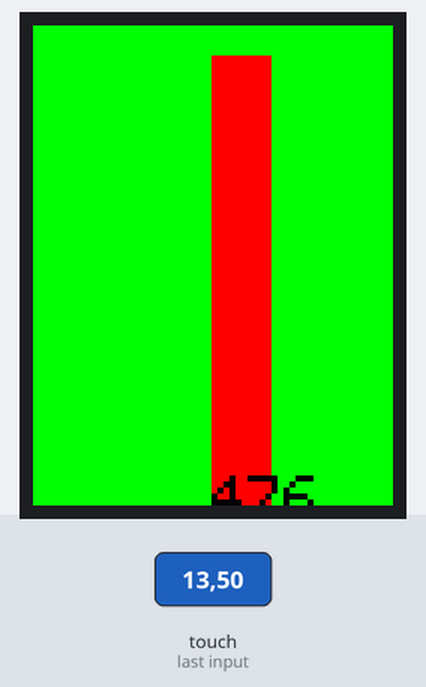
Bench run of a sketch on a simulated Arduino Uno, built with avr-gcc and run on an emulated ATmega328P. On the bench: 240×320 colour display. The test bench sets the inputs (shaded band). What the sketch prints to the serial monitor is not drawn.

1.1 s: touch panel pressed at 13 % / 50 % of its raw x / y range
Above: at 1.8 s.
Timing chart, 0 to 4.1 s (numbered marks = the images above; inputs shaded):
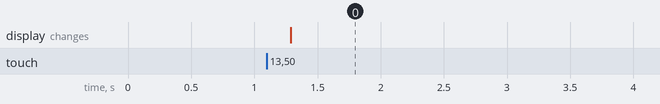

The sketch:

E6_sliderNotCalibrated.ino
```cpp
#include <SPFD5408_Adafruit_GFX.h>    // Core graphics library
#include <SPFD5408_Adafruit_TFTLCD.h> // Hardware-specific library
#include <SPFD5408_TouchScreen.h>

// These are the pins for the shield!
//Estos son los pines que definen el modo de conexion de las resistencias de la pantalla tactil
#define YP A1  // must be an analog pin, use "An" notation!
#define XM A2  // must be an analog pin, use "An" notation!
#define YM 7   // can be a digital pin
#define XP 6   // can be a digital pin

//Hay que calibrar primero este parametro para hacer que funcione este ejemplo.
#define MINPRESSURE 400
#define MAXPRESSURE 1000
#define MINX_VALUE 20
#define MINY_VALUE 20

/*#define TS_MINX 28
#define TS_MINY 66
#define TS_MAXX 451
#define TS_MAXY 240*/

short TS_MINX=28;
short TS_MINY=81;
short TS_MAXX=451;
short TS_MAXY=228;

// For better pressure precision, we need to know the resistance
// between X+ and X- Use any multimeter to read it
// For the one we're using, its 300 ohms across the X plate
TouchScreen ts = TouchScreen(XP, YP, XM, YM, 300);

// LCD Pin

#define LCD_CS A3
#define LCD_CD A2
#define LCD_WR A1
#define LCD_RD A0
#define LCD_RESET A4 // Optional : otherwise connect to Arduino's reset pin

// Assign human-readable names to some common 16-bit color values:
#define BLACK   0x0000
#define BLUE    0x001F
#define RED     0xF800
#define GREEN   0x07E0
#define CYAN    0x07FF
#define MAGENTA 0xF81F
#define YELLOW  0xFFE0
#define WHITE   0xFFFF

Adafruit_TFTLCD tft(LCD_CS, LCD_CD, LCD_WR, LCD_RD, LCD_RESET);

int width, height;

void setup(void) {
  Serial.begin(9600);

  tft.reset();
  tft.begin(0x9341);
  tft.setRotation(0);
  tft.setTextSize(4);
  tft.setTextColor(BLACK);

  width = tft.width() - 1;
  height = tft.height() - 1;

  Serial.println(F("TFT LCD test"));

  tft.fillScreen(GREEN);

  //Apretar una vez para comenzar la calibracion
  waitOneTouch();

  //calibrate_TS();

  waitOneTouch();
}

void loop(void) {
  //TSPoint es el detector de presion sobre cada uno de los pixeles y que se activa en el momento que la pantalla detecta una diferencia de presion
  // Se observa que esta descalibrado
  // En X va fatal ya que no es direccional en las 4 esquinas

  TSPoint p = waitOneTouch();
  /*int16_t dp_x = map(p.x, TS_MINX, TS_MAXX, 0, tft.width());
  if(dp_x < 100){
    Serial.println("Pressed 100");
  }*/

  //En la direccion Y si que funciona bien ya que es homogenea en pares de esquinas
  //Hay que borrar cada vez parte del rectangulo para actualizar su campo
  int16_t dp_y = map(p.z, TS_MINY, TS_MAXY, 0, tft.height());
  tft.fillRect(width/2, 20, 40, dp_y, RED);
  //Limpia la parte del rectangulo y el numero al mismo tiempo
  tft.fillRect(width/2, dp_y, 70, height - dp_y+20, GREEN);
  tft.setCursor(width/2,300);
  tft.println(mapYValue(p));
}

//Esta funcion devuelve un punto tactil una vez se verifica que ha sido presionado y obtiene valores validos
TSPoint waitOneTouch() {

  TSPoint p;

  do {
    p= ts.getPoint();

    pinMode(XM, OUTPUT); //Pins configures again for TFT control
    pinMode(YP, OUTPUT);

  } while( (p.y < MINPRESSURE )|| (p.y > MAXPRESSURE) || (p.x < MINX_VALUE)|| (p.z < MINY_VALUE) );
  Serial.print("Screen Touched: x -> ");
  Serial.print(p.x);
  Serial.print(" y-> ");
  Serial.print(p.z);
  Serial.print("\t pressure-> ");
  Serial.print(p.y);
  Serial.print("\tPixel X = ");Serial.print(mapXValue(p));
  Serial.print("\tPixel Y = ");Serial.println(mapYValue(p));
  //tft.setCursor(width/2+30,300);
  //tft.println(mapYValue(p));
  return p;
}

// Calibration of Touch Screen (resistive)

void calibrate_TS(void) {

  // Based in code posted in https://forum.arduino.cc/index.php?topic=223769.15

  TSPoint p1, p2;
  int16_t temp;
  int32_t tempL;

  // Este metodo no funciona bien cuando se establece una rotacion distinta a la 0
  // Las resistencias de calibracion no se modifican cuando se realiza un cambio en la rotacion

  tft.fillCircle(4,4,4,BLUE); //show the first point
  tft.setCursor(5, 30);
  tft.setTextColor(BLUE);
  tft.setTextSize(1);
  Serial.println("Please touch the dot");

  //Limite minimo aproximado como para considerar el punto como el menor
  uint16_t limit = 40;

  //Calibra los ejes de una esquina que se corresponden con los valores mas bajos y guarda su valor en p1
  do {

    p1 = waitOneTouch();

  } while (!(mapXValue(p1) < limit && mapYValue(p1) < limit));


  tft.fillCircle(234,314,4,BLUE); //show the 2nd point
  tft.setCursor(50, 280);
  Serial.println("Please touch the other dot");
  delay (500); // debunce

  do {

    p2 = waitOneTouch();

  } while (!(mapXValue(p2) > (width - limit) && mapYValue(p2) > (height - limit)));


  delay (300);

  temp=p2.x-p1.x; // Calculate the new coefficients, get X difference
  tempL=((long)temp*1024)/(tft.width()-20);
  TS_MINX=p1.x-( (tempL*10)>>10);// 10 pixels du bord
  TS_MAXX=p1.x+( (tempL*tft.width())>>10);// 220 pixels entre points
  temp=p2.z-p1.z; // ¨get Y difference
  tempL=((long)temp*1024)/(tft.height()-20);
  TS_MINY=p1.z-( (tempL*10)>>10);// 10 pixels du bord
  TS_MAXY=TS_MINY+( (tempL*tft.height())>>10);

  // Show results

  //  p1.x = map(p1.x, TS_MAXX,TS_MINX, tft.width(), 0);
  //  p1.y = map(p1.y, TS_MAXY,TS_MINY, tft.height(), 0);
  //  p2.x = map(p2.x, TS_MAXX,TS_MINX, tft.width(), 0);
  //  p2.y = map(p2.y, TS_MAXY,TS_MINY, tft.height(), 0);

    p1.x = mapXValue(p1);
    p1.y = mapYValue(p1);
    p2.x = mapXValue(p2);
    p2.y = mapYValue(p2);

    Serial.println();
    Serial.println("Last touched points: ");
    Serial.print("Pt 1: ");Serial.print(p1.x);Serial.print(" : ");Serial.println(p1.y);
    Serial.print("Pt 2: ");Serial.print(p2.x);Serial.print(" : ");Serial.println(p2.y);

    Serial.println("After calibration: ");
    Serial.print("TS_MINX= ");Serial.println(TS_MINX);
    Serial.print("TS_MINY= ");Serial.println(TS_MINY);
    Serial.println();
    Serial.print("TS_MAXX= ");Serial.println(TS_MAXX);
    Serial.print("TS_MAXY= ");Serial.println(TS_MAXY);
    Serial.println();

    // Wait a touch

    Serial.println("Touch to proceed");

    waitOneTouch();
}

//Mapea el valor del eje X cuando se toca un punto y lo identifica con su posicion a lo ancho
uint16_t mapXValue(TSPoint p) {

  uint16_t x = map(p.x, TS_MINX, TS_MAXX, 0, tft.width());

  //Correct offset of touch. Manual calibration
  //x+=1;

  return x;

}

//Mapea el valor del eje Y cuando se toca un punto y lo identifica con su posicion a lo alto

uint16_t mapYValue(TSPoint p) {

  uint16_t y = map(p.z, TS_MINY, TS_MAXY, 0, tft.height());

  //Correct offset of touch. Manual calibration
  //y-=2;

  return y;
}
```

Measured:
- after the input at 1.1 s, the display: changes after 0.19 s (image 0)
